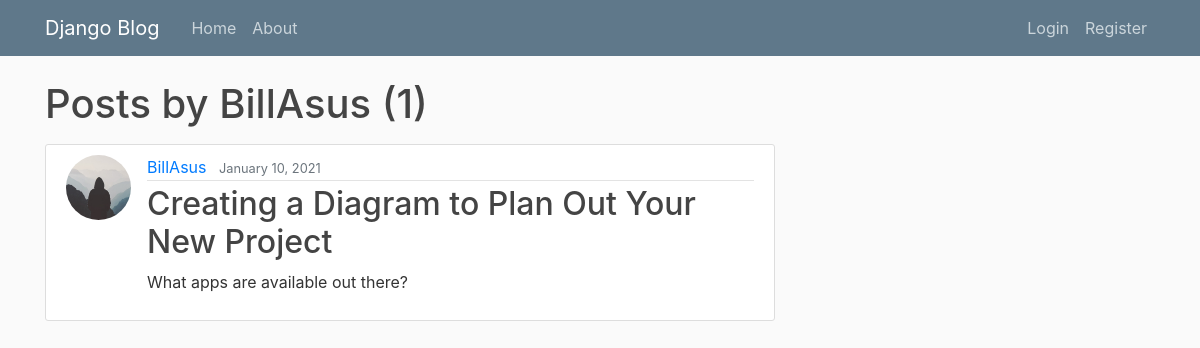
/user/BillAsus, run on the app's committed database.
### blog/models.py (models this page shows, shortened)
class Post(models.Model):
    title = models.CharField(max_length=100)
    content = models.TextField()
    date_posted = models.DateTimeField(default=timezone.now)
    author = models.ForeignKey(User, on_delete=models.CASCADE)

### users/models.py (models this page shows, shortened)
class Profile(models.Model):
    user = models.OneToOneField(User, on_delete=models.CASCADE)
    image = models.ImageField(default='default.jpg', upload_to='profile_pics')

### blog/views.py (the view)
# urls.py: path('user/<str:username>', UserPostListView.as_view(), name='user-posts'),
class UserPostListView(ListView):
    model = Post
    template_name = 'blog/user_posts.html'    # <app>/<model>_<viewtype>.html
    context_object_name = 'posts'
    paginate_by = 5
    def get_queryset(self):
        user = get_object_or_404(User, username=self.kwargs.get('username'))
        return Post.objects.filter(author=user).order_by('-date_posted')

### blog/templates/blog/user_posts.html (shortened to what this page needs)
{% extends "blog/base.html" %}
{% block content %}
    <h1 class="mb-3">Posts by {{ view.kwargs.username }} ({{ page_obj.paginator.count }})</h1>
    {% for post in posts %}
        <article class="media content-section">
          <img class="rounded-circle article-img" src="{{ post.author.profile.image.url }}">
          <div class="media-body">
            <div class="article-metadata">
              <a class="mr-2" href="{% url 'user-posts' post.author.username %}">{{ post.author }}</a>
              <small class="text-muted">{{ post.date_posted|date:"F d, Y"  }}</small>
            </div>
            <h2><a class="article-title" href="{% url 'post-detail' post.id %}">{{ post.title }}</a></h2>
            <p class="article-content">{{ post.content }}</p>
          </div>
        </article>
    {% endfor %}
{% endblock content %}

### blog/static/blog/main.css (style rules this page uses)
body { background: #fafafa; color: #333333; margin-top: 5rem; }
h1, h2, h3, h4, h5, h6 { color: #444444; }
.content-section { background: #ffffff; padding: 10px 20px; border: 1px solid #dddddd; border-radius: 3px; margin-bottom: 20px; }
.article-title { color: #444444; }
.article-content { white-space: pre-line; }
.article-img { height: 65px; width: 65px; margin-right: 16px; }
.article-metadata { padding-bottom: 1px; margin-bottom: 4px; border-bottom: 1px solid #e3e3e3 }

### data on the page
Post: author.profile.image (placeholder picture), author "BillAsus", date_posted "January 10, 2021", title "Creating a Diagram to Plan Out Your New Project", content "What apps are available out there?"

### other printed values
{{ view.kwargs.username }} "BillAsus"
{{ page_obj.paginator.count }} "1"
